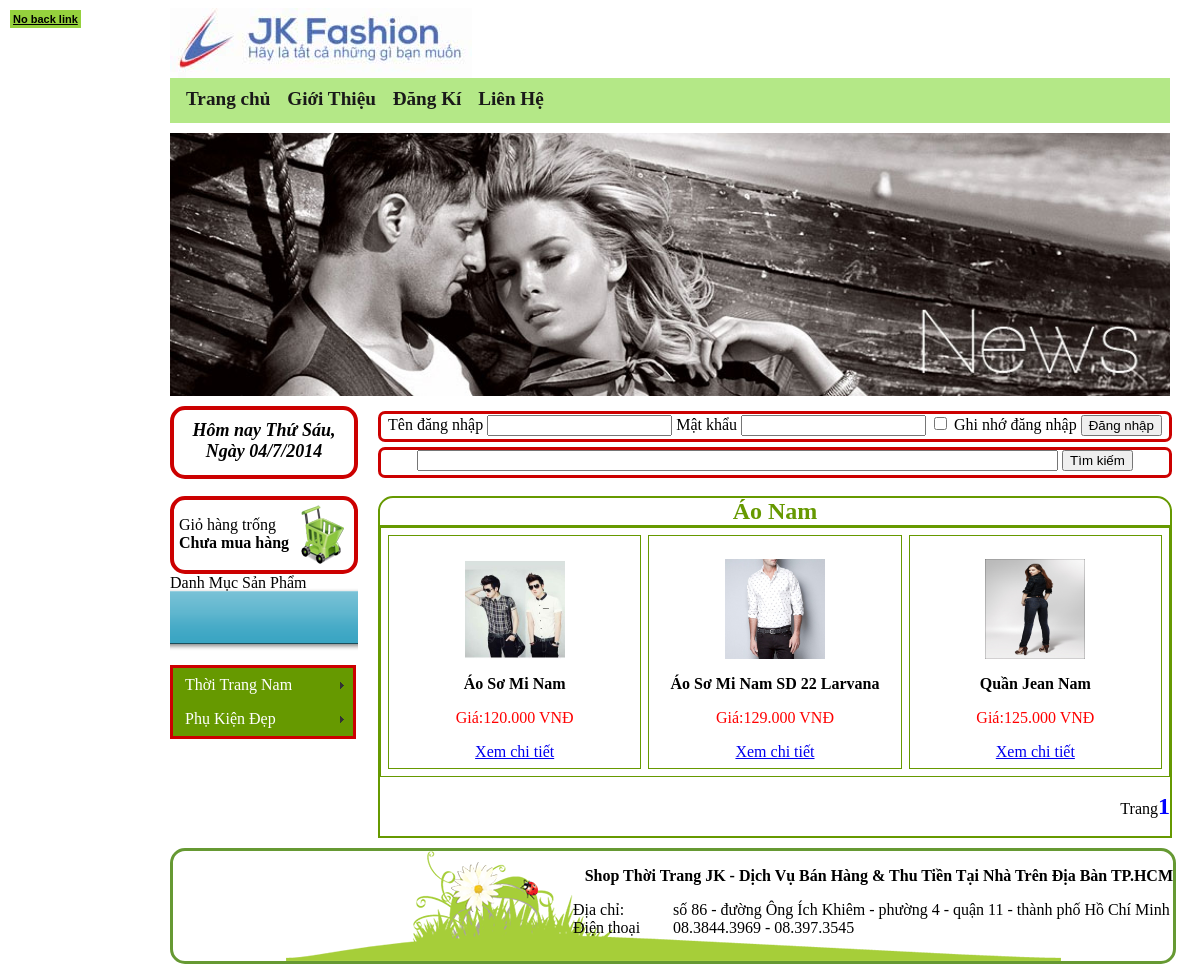
The page /index.php?link=loaisp&idLoai=1 on the database as committed earlier.
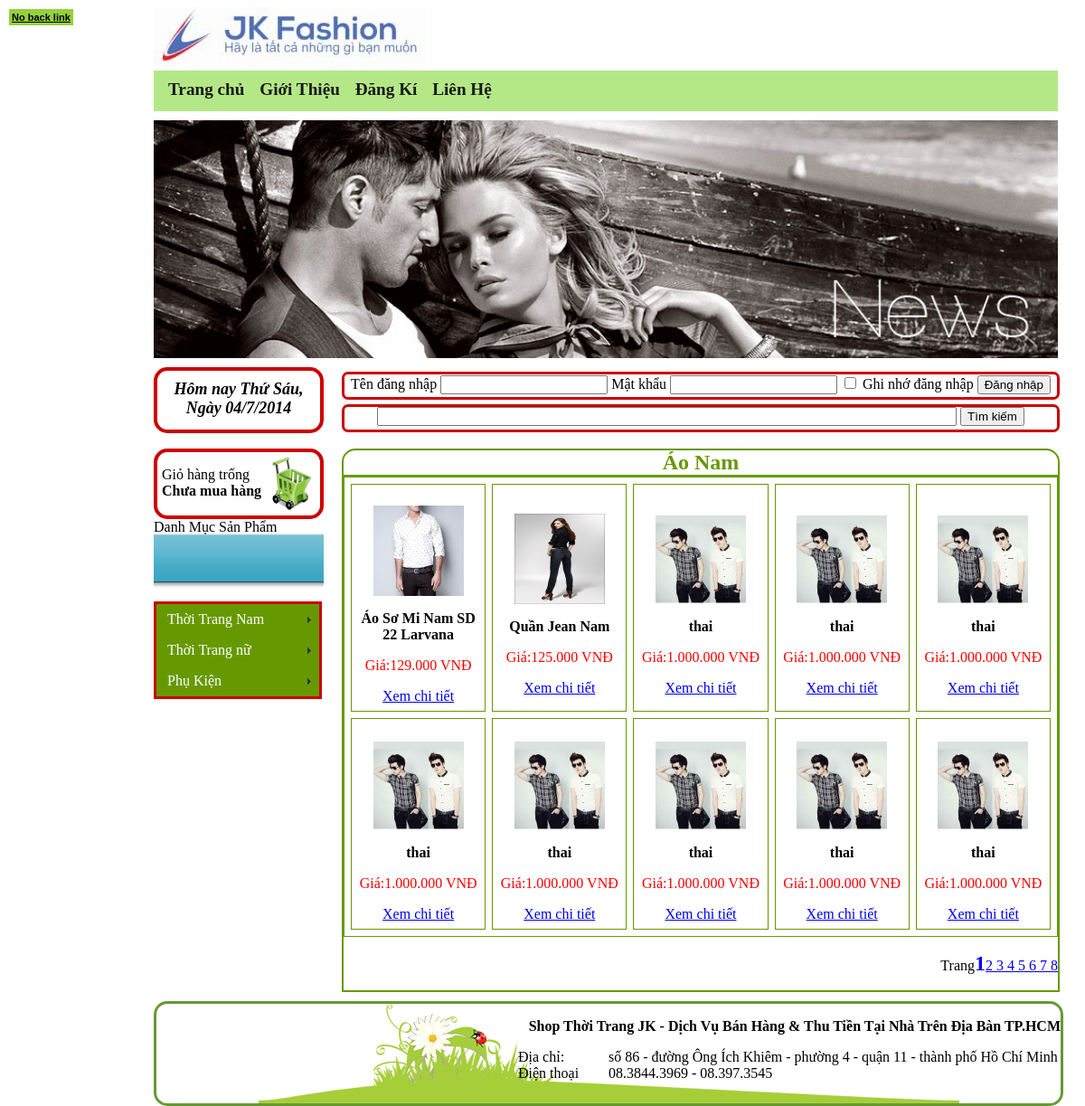
The same page on the database as committed later.
### tables this page shows
CREATE TABLE IF NOT EXISTS `chungloaisanpham` (
  `idCL` int(255) NOT NULL AUTO_INCREMENT,
  `TenCL` varchar(100) NOT NULL,
  `AnHien` int(255) NOT NULL,
  PRIMARY KEY (`idCL`)
);

CREATE TABLE IF NOT EXISTS `sanpham` (
  `idSP` int(255) NOT NULL AUTO_INCREMENT,
  `idLoai` int(255) NOT NULL DEFAULT '0',
  `TenSP` varchar(100) NOT NULL,
  `idNCC` int(11) NOT NULL,
  `MoTa` text NOT NULL,
  `NgayCapNhat` date NOT NULL DEFAULT '0000-00-00',
  `Gia` int(15) NOT NULL,
  `UrlHinh` varchar(255) NOT NULL,
  `SoLanXem` int(15) DEFAULT '0',
  `SoLuongTonKho` int(15) DEFAULT '0',
  `SoLuongDaBan` int(15) DEFAULT '0',
  `AnHien` int(15) NOT NULL DEFAULT '1',
  PRIMARY KEY (`idSP`)
);

### sanphamtheoloai.php (the view, shortened to what this page needs)
<!DOCTYPE html PUBLIC "-//W3C//DTD XHTML 1.0 Transitional//EN" "http://www.w3.org/TR/xhtml1/DTD/xhtml1-transitional.dtd">
<html xmlns="http://www.w3.org/1999/xhtml">
<head>
</head>
<body>
<div id="trangloaisp">
<?php
if (isset ($_GET['idLoai']))
{
$idLoai=$_GET['idLoai'];
}
$sll="select * from loaisanpham where idLoai='$idLoai'";
$qrl=mysql_query($sll);
?>
<div id="sanphamtheoloai">
	<div id="namesanphamtheoloai"><?php if ($rowl=mysql_fetch_array($qrl)) echo $rowl['TenLoai']; ?></div>
    <div id="contentsptl">
    <table cellpadding="7" cellspacing="7" width="790" border="1" bordercolor="#669900">
        <?php
		$sl="select * from sanpham where idLoai=".$rowl['idLoai'];
		$qr=mysql_query($sl);
		$tsd=mysql_num_rows($qr);
		$sc=5;
		$sd=2*$sc;
		$tst=ceil($tsd/$sd);
		if (isset ($_GET['trang']))
		$trang=intval($_GET['trang']);
		else
		$trang=1;
		$vitri=($trang-1)*$sd;
		$sl2="select * from sanpham where idLoai=".$rowl['idLoai']." limit $vitri,$sd";
		$qr2=mysql_query($sl2);
		while ($row2=mysql_fetch_array($qr2))
		{
		?>
        <tr>
  <td width="140" valign="middle" align="center">
            	<p><a href="index.php?link=sanpham&idSP=<?php echo $row2['idSP']; ?>"><img src="images/<?php echo $row2['UrlHinh'];?>" width="100" height="100" /></a></p>
            	<p><b><?php echo $row2['TenSP']; ?></b></p>
            	<p style="color:#F00">Giá:<?php echo number_format($row2['Gia'],0,",",".")." VNĐ";?></p>
                <a href="index.php?link=sanpham&idSP=<?php echo $row2['idSP']; ?>">Xem chi tiết</a>
            </td>
            <?php
			for ($i=1;$i<$sc;$i++)
			{
				if ($row2=mysql_fetch_array($qr2))
				{
			?>
  <td width="140" valign="middle" align="center">
            	<p><a href="index.php?link=sanpham&idSP=<?php echo $row2['idSP']; ?>"><img src="images/<?php echo $row2['UrlHinh'];?>" width="100" height="100" /></a></p>
            	<p><b><?php echo $row2['TenSP']; ?></b></p>
            	<p style="color:#F00">Giá:<?php echo number_format($row2['Gia'],0,",",".")." VNĐ";?></p>
                <a href="index.php?link=sanpham&idSP=<?php echo $row2['idSP']; ?>">Xem chi tiết</a>
            </td>
            <?php
				}
			}
			?>
        </tr>
        <?php
		}
		?>
        </table>
        <p align="right"><?php
	echo "Trang";
	for ($i=1;$i<=$tst;$i++)
	{
		if ($i==$trang)
		echo "<b><font size='5'; color='blue'>".$i."</font></b>";
		else
		echo "<a href='index.php?link=loaisp&idLoai=".$_GET['idLoai']."&trang=".$i."'.>".$i." "."</a>";
	}
?></p>
    </div>
</div>
</div>
</body>
</html>

### menu_doc.php (shortened to what this page needs)
<link href="SpryAssets/SpryMenuBarVertical.css" rel="stylesheet" type="text/css" />
<ul id="MenuBar1" class="MenuBarVertical">
<?php
$slcl="select * from chungloaisanpham where AnHien='1'";
$qrcl=mysql_query($slcl);
while ($rowcl=mysql_fetch_array($qrcl))
{
?>
  <li><a class="MenuBarItemSubmenu" href="index.php?link=chungloaisp&idCL=<?php echo $rowcl['idCL']; ?>"><?php echo $rowcl['TenCL']; ?></a>
  </li>
<?php
}
?>
</ul>

Rows that differ between the two databases and show on the page:
no longer on this page (row edited): sanpham: UrlHinh (picture), TenSP "Áo Sơ Mi Nam", Gia "120.000", sanpham (UrlHinh (picture), TenSP "Áo Sơ Mi Nam SD 22 Larvana", Gia "129.000"), sanpham (UrlHinh (picture), TenSP "Quần Jean Nam", Gia "125.000")
now on this page (row edited): chungloaisanpham: TenCL "Thời Trang nữ"
changed chungloaisanpham: TenCL "Phụ Kiện Đẹp" → "Phụ Kiện"
now on one of the page's lists (row edited): sanpham: TenSP "Áo Sơ Mi Nam SD 22 Larvana", Gia "129.000"
now on one of the page's lists (row edited): sanpham: TenSP "Quần Jean Nam", Gia "125.000"
added sanpham: UrlHinh (picture), TenSP "thai", Gia "1.000.000", shown under "Áo Sơ Mi Nam SD 22 Larvana"
added sanpham: UrlHinh (picture), TenSP "thai", Gia "1.000.000", shown under "Áo Sơ Mi Nam SD 22 Larvana"
added sanpham: UrlHinh (picture), TenSP "thai", Gia "1.000.000", shown under "Áo Sơ Mi Nam SD 22 Larvana"
added sanpham: UrlHinh (picture), TenSP "thai", Gia "1.000.000"
added sanpham: UrlHinh (picture), TenSP "thai", Gia "1.000.000"
added sanpham: UrlHinh (picture), TenSP "thai", Gia "1.000.000"
added sanpham: UrlHinh (picture), TenSP "thai", Gia "1.000.000"
added sanpham: UrlHinh (picture), TenSP "thai", Gia "1.000.000"
Other text that changed with them:
new list line: "2"
new list line: "3"
new list line: "4"
new list line: "5"
new list line: "6"
new list line: "7"
new list line: "8"
